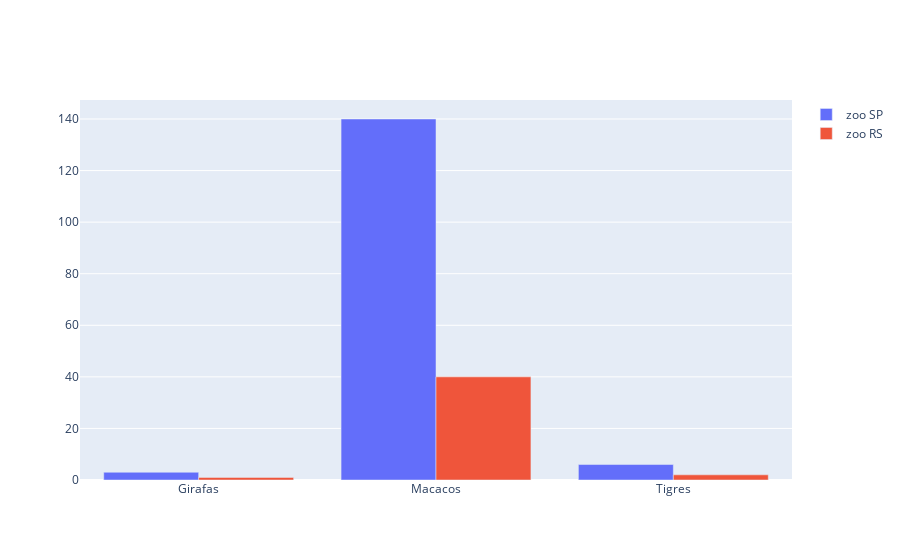

The notebook cell saved with this chart:
### Code cell
fig = go.Figure(
    data = [
        go.Bar(x = animais, y = [3, 140, 6], name = 'zoo SP', hovertemplate='%{y}'),
        go.Bar(x = animais, y = [1, 40, 2], name = 'zoo RS', hovertemplate='%{y}')

    ]
)
fig.show()

### Figure 1 — Plotly figure (JSON) as saved in the notebook; plotly's stock layout.template omitted (floating-point values rounded to 4 significant figures)
{"data": [{"hovertemplate": "%{y}", "name": "zoo SP", "type": "bar", "x": ["Girafas", "Macacos", "Tigres"], "y": [3, 140, 6]}, {"hovertemplate": "%{y}", "name": "zoo RS", "type": "bar", "x": ["Girafas", "Macacos", "Tigres"], "y": [1, 40, 2]}], "layout": {}}
